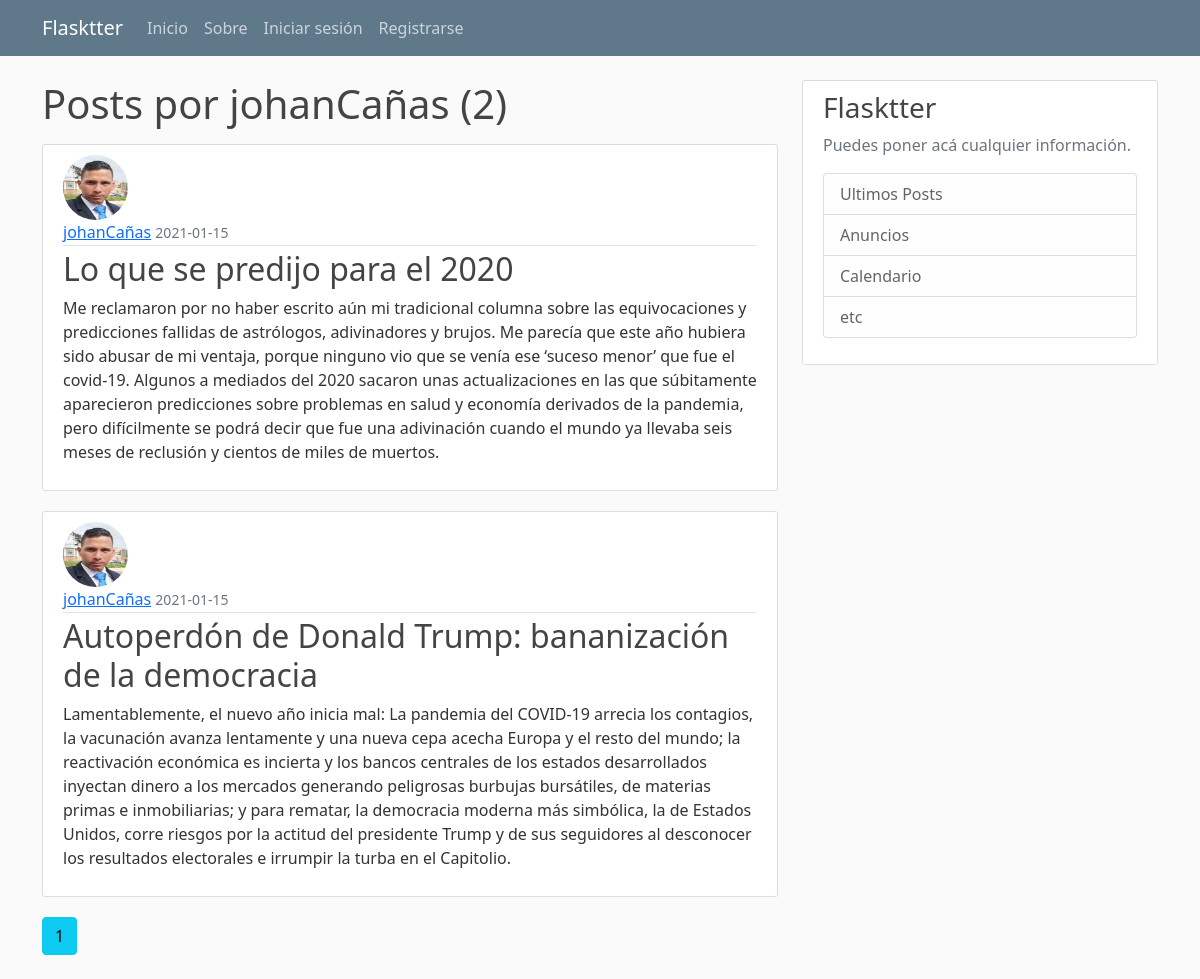
Page /user/johanCañas on the earlier database version.
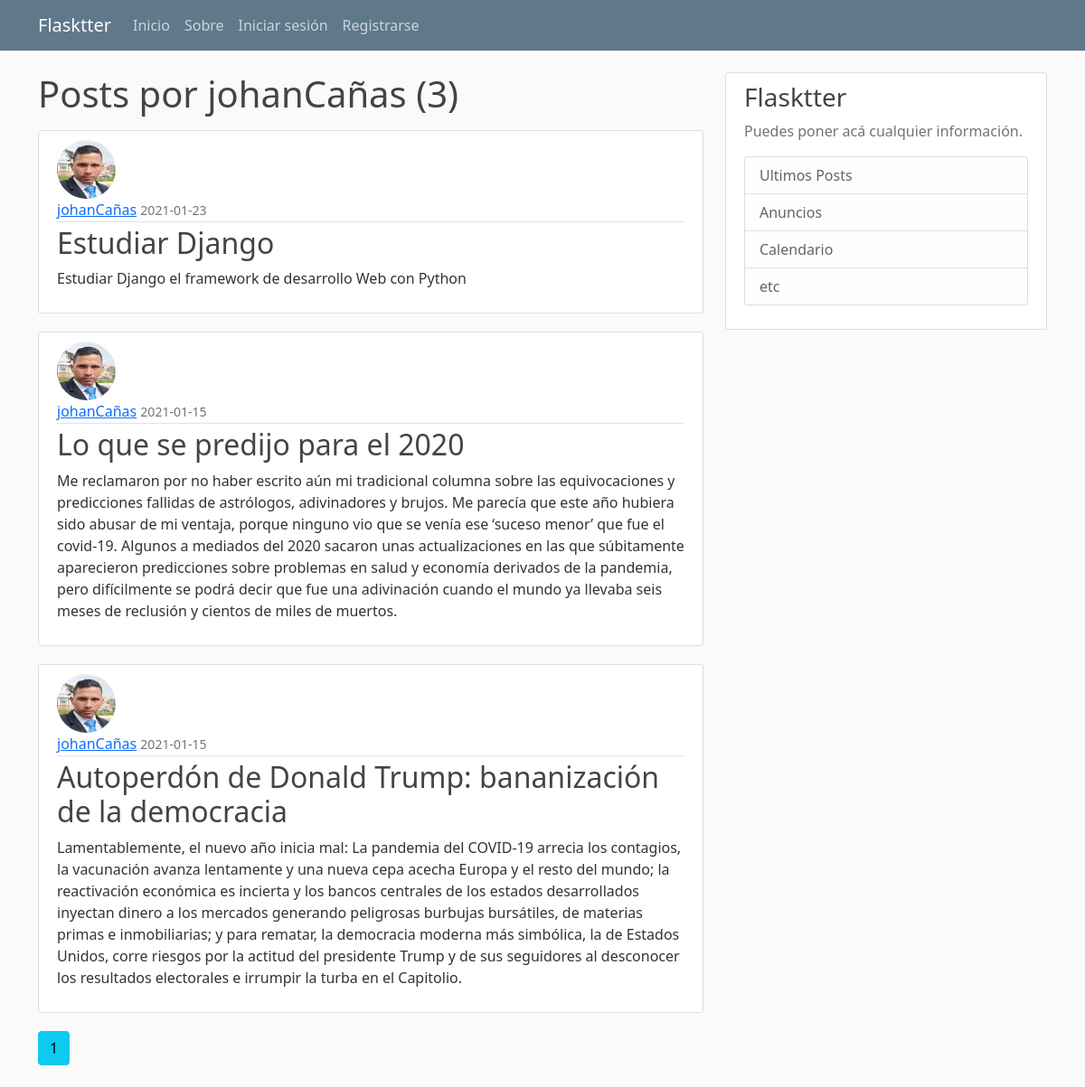
Same page on the later database version.
### flaskblog/models.py (models this page shows, shortened)
class Post(db.Model):
    id= db.Column(db.Integer, primary_key=True)
    title= db.Column(db.String(100), nullable=False)
    date_posted= db.Column(db.DateTime, nullable=False, default=datetime.utcnow)
    content = db.Column(db.Text, nullable=False)
    '''se establece la relacion de el post con el usuario con su id'''
    user_id = db.Column(db.Integer, db.ForeignKey('user.id'), nullable=False)

class User(db.Model, UserMixin):
    id= db.Column(db.Integer, primary_key=True)
    username= db.Column(db.String(20), unique=True, nullable=False)
    email= db.Column(db.String(100), unique=True, nullable=False)
    image_file= db.Column(db.String(50), nullable=False, default='default.jpg')
    password= db.Column(db.String(60), nullable=False)
    '''Relacion uno a muchos '''
    post = db.relationship('Post', backref='author', lazy=True)

### flaskblog/users/routes.py (the view)
@users.route('/user/<username>')
def user_posts(username):
    user = User.query.filter_by(username=username).first_or_404()
    page = request.args.get('page', 1, type=int)
    posts = Post.query.filter_by(author=user) \
                                .order_by(Post.date_posted.desc())\
                                .paginate(per_page=3, page=page)
    return render_template('user_posts.html', posts=posts, user=user)

### flaskblog/templates/user_posts.html
{% extends 'base.html' %}
{% block content %}
    <h1 class="mb-3">Posts por {{ user.username }} ({{ posts.total }})</h1>
    {% for post in posts.items %}
        <article class="media content-section">
            <img class="rounded-circle article-img" src="{{ url_for('static', filename='profile_pics/' + post.author.image_file)}}" alt="">
            <div class="media-body">
            <div class="article-metadata">
                <a class="mr-2" href="{{ url_for('users.user_posts', username=post.author.username) }}">{{ post.author.username }}</a>
                <small class="text-muted">{{ post.date_posted.strftime('%Y-%m-%d') }}</small>
            </div>
            <h2><a class="article-title" href="{{ url_for('posts.post', post_id=post.id) }}">{{ post.title }}</a></h2>
            <p class="article-content">{{ post.content }}</p>
            </div>
        </article>
    {% endfor %}
    {% for page_num in posts.iter_pages(left_edge=1, right_edge=1, left_current=1, right_current=2) %}
        {% if page_num %}
            {% if posts.page == page_num %}
                <a class="btn btn-info mb-4" href="{{ url_for('users.user_posts', username=user.username, page=page_num) }}">{{ page_num }}</a>
            {% else %}
            <a class="btn btn-outline-info mb-4" href="{{ url_for('users.user_posts', username=user.username, page=page_num) }}">{{ page_num }}</a>
            {% endif %}
        {% else %}
            ...
        {% endif %}
    {% endfor %}
{% endblock %}

Differences in the rows shown:
added Post: image_file (picture), author.username "johanCañas", date_posted "2021-01-23", title "Estudiar Django", content "Estudiar Django el framework de desarrollo Web con Python"
Other differences:
{{ posts.total }}: "2" → "3"
